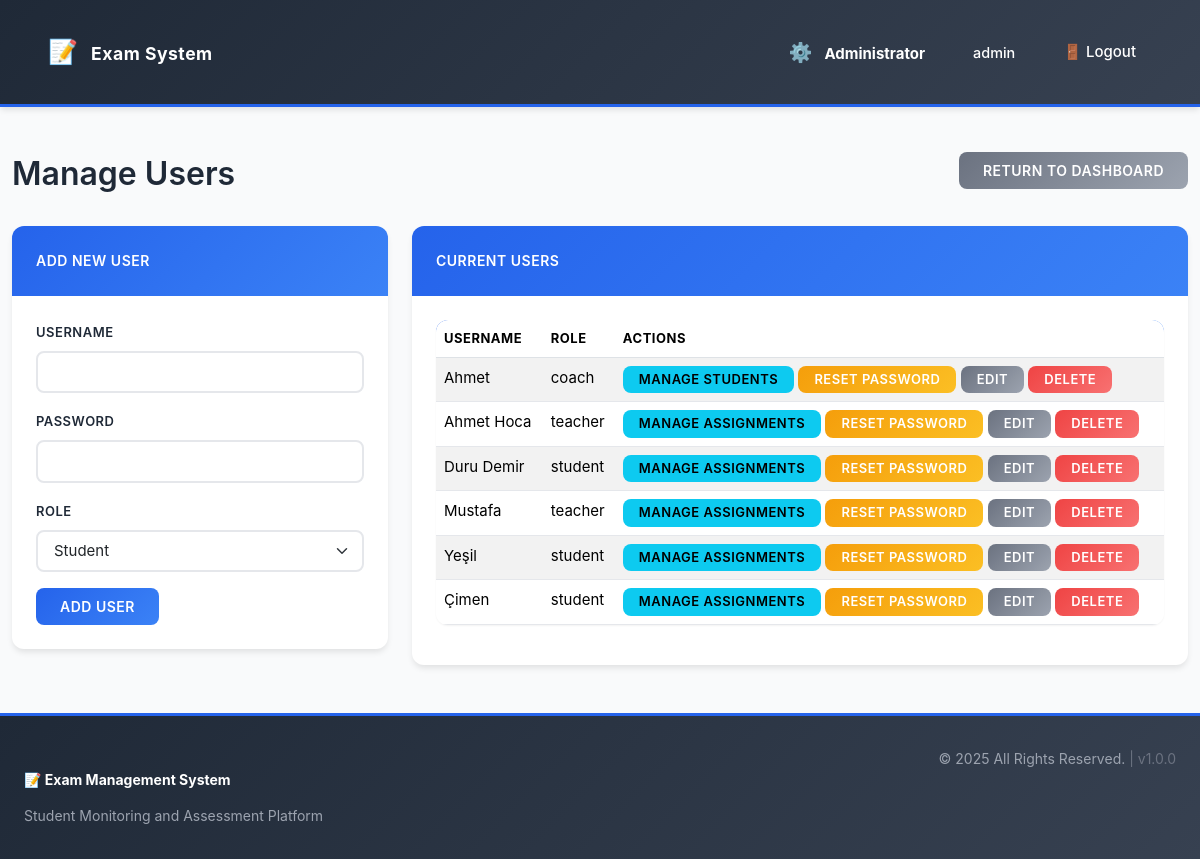
Screenshot of /index.php?page=manage_users (signed in) with the database file from the repository.
### tables this page shows
CREATE TABLE "users" (
    id INTEGER PRIMARY KEY AUTOINCREMENT,
    username VARCHAR(255) NOT NULL UNIQUE,
    password_hash VARCHAR(255) NOT NULL,
    role TEXT CHECK(role IN ('admin', 'teacher', 'student', 'coach')) NOT NULL
);

### views/admin/users.php (the view, shortened to what this page needs)
<?php
$users_stmt = $pdo->query("SELECT id, username, role FROM users WHERE role != 'admin' ORDER BY username");
$users = $users_stmt->fetchAll();
?>
<!DOCTYPE html>
<html lang="en">
<head>
    <link href="https://cdn.jsdelivr.net/npm/bootstrap@5.3.3/dist/css/bootstrap.min.css" rel="stylesheet">
    <link href="css/style.css" rel="stylesheet">
</head>
<body>
    <?php require __DIR__ . '/../../includes/navbar.php'; ?>
    <div class="container mt-4">
        <div class="d-flex justify-content-between align-items-center mb-3">
            <h1>Manage Users</h1>
            <a href="index.php?page=dashboard" class="btn btn-secondary">Return to Dashboard</a>
        </div>
        <div class="row">
            <div class="col-md-4">
                <div class="card">
                    <div class="card-header">Add New User</div>
                    <div class="card-body">
                        <form action="src/admin/user_action.php" method="POST">
                            <div class="mb-3">
                                <label for="username" class="form-label">Username</label>
                                <input type="text" class="form-control" id="username" name="username" required>
                            </div>
                            <div class="mb-3">
                                <label for="password" class="form-label">Password</label>
                                <input type="password" class="form-control" id="password" name="password" required>
                            </div>
                            <div class="mb-3">
                                <label for="role" class="form-label">Role</label>
                                <select class="form-select" id="role" name="role" required>
                                    <option value="student">Student</option>
                                </select>
                            </div>
                            <button type="submit" name="action" value="add_user" class="btn btn-primary">Add User</button>
                        </form>
                    </div>
                </div>
            </div>
            <div class="col-md-8">
                <div class="card">
                    <div class="card-header">Current Users</div>
                    <div class="card-body">
                        <table class="table table-striped">
                            <thead>
                                <tr>
                                    <th>Username</th>
                                    <th>Role</th>
                                    <th>Actions</th>
                                </tr>
                            </thead>
                            <tbody>
                                <?php if (empty($users)): ?>
                                    <tr>
                                        <td colspan="3" class="text-center">No users found other than admin.</td>
                                    </tr>
                                <?php else: ?>
                                    <?php foreach ($users as $user): ?>
                                        <tr>
                                            <td><?php echo htmlspecialchars($user['username']); ?></td>
                                            <td><?php echo htmlspecialchars($user['role']); ?></td>
                                            <td>
                                                <?php if ($user['role'] === 'coach'): ?>
                                                    <a href="index.php?page=manage_coach_students&coach_id=<?php echo $user['id']; ?>" class="btn btn-sm btn-info">Manage Students</a>
                                                <?php else: ?>
                                                    <a href="index.php?page=manage_enrollments&user_id=<?php echo $user['id']; ?>" class="btn btn-sm btn-info">Manage Assignments</a>
                                                <?php endif; ?>
                                                <button class="btn btn-sm btn-warning" data-bs-toggle="modal" data-bs-target="#resetPasswordModal" onclick="setResetUserId(<?php echo $user['id']; ?>, '<?php echo htmlspecialchars($user['username']); ?>')">Reset Password</button>
                                                <button class="btn btn-sm btn-secondary" data-bs-toggle="modal" data-bs-target="#editUserModal" onclick="setEditUserId(<?php echo $user['id']; ?>, '<?php echo htmlspecialchars($user['username']); ?>', '<?php echo htmlspecialchars($user['role']); ?>')">Edit</button>
                                                <button class="btn btn-sm btn-danger" onclick="deleteUser(<?php echo $user['id']; ?>, '<?php echo htmlspecialchars($user['username']); ?>')">Delete</button>
                                            </td>
                                        </tr>
                                    <?php endforeach; ?>
                                <?php endif; ?>
                            </tbody>
                        </table>
                    </div>
                </div>
            </div>
        </div>
    </div>
<?php require __DIR__ . '/../../includes/footer.php'; ?>
</body>
</html>

### index.php (shortened to what this page needs)
<?php
$pdo = require __DIR__ . '/config/database.php';
$page = $_GET['page'] ?? 'login';
switch ($page) {
    case 'manage_users':
        require __DIR__ . '/views/admin/users.php';
        break;
}

### includes/navbar.php (shortened to what this page needs)
<?php
$role_names = [
    'admin' => ['name' => 'Administrator', 'icon' => '⚙️'],
    'teacher' => ['name' => 'Teacher', 'icon' => '👨‍🏫'],
    'student' => ['name' => 'Student', 'icon' => '👨‍🎓'],
    'coach' => ['name' => 'Coach', 'icon' => '🏆']
];
$current_role = $_SESSION['role'] ?? 'student';
$role_info = $role_names[$current_role] ?? ['name' => $current_role, 'icon' => '👤'];
?>
<nav class="navbar navbar-expand-lg navbar-dark" style="background: linear-gradient(135deg, #1f2937 0%, #374151 100%); box-shadow: 0 4px 6px -1px rgba(0, 0, 0, 0.1); border-bottom: 3px solid #2563eb;">
    <div class="container-fluid" style="padding: 0.75rem 1.5rem;">
        <a class="navbar-brand" href="index.php?page=dashboard" style="font-size: 1.1rem; font-weight: 700; letter-spacing: 0.5px;">
            <span style="font-size: 1.5rem; margin-right: 0.5rem;">📝</span>
            <span>Exam System</span>
        </a>
        <div class="collapse navbar-collapse" id="navbarNav">
            <ul class="navbar-nav ms-auto" style="align-items: center; gap: 1rem;">
                <li class="nav-item">
                    <span class="nav-link" style="color: white; cursor: default; font-weight: 500;">
                        <span style="font-size: 1.2rem; margin-right: 0.5rem; display: inline-block;">
                            <?php echo $role_info['icon']; ?>
                        </span>
                        <strong><?php echo htmlspecialchars($role_info['name']); ?></strong>
                    </span>
                </li>
                <li class="nav-item">
                    <span class="nav-link" style="color: #9ca3af; cursor: default; font-size: 0.9rem;">
                        <?php echo htmlspecialchars($_SESSION['username'] ?? 'User'); ?>
                    </span>
                </li>
                <li class="nav-item">
                    <a class="nav-link" href="index.php?page=logout" style="color: #fca5a5; transition: color 0.2s ease;">
                        🚪 Logout
                    </a>
                </li>
            </ul>
        </div>
    </div>
</nav>

### includes/footer.php (shortened to what this page needs)
<footer style="background: linear-gradient(135deg, #1f2937 0%, #374151 100%); color: #9ca3af; border-top: 3px solid #2563eb; margin-top: 3rem;">
    <div class="container-fluid" style="padding: 2rem 1.5rem;">
        <div class="row">
            <div class="col-md-6">
                <h6 style="color: white; font-weight: 700; margin-bottom: 1rem;">
                    📝 Exam Management System
                </h6>
                <p style="font-size: 0.875rem; margin-bottom: 0;">
                    Student Monitoring and Assessment Platform
                </p>
            </div>
            <div class="col-md-6 text-md-end">
                <p style="font-size: 0.875rem; margin-bottom: 0;">
                    © 2025 All Rights Reserved.
                    <span style="color: #6b7280;">|</span>
                    <span style="color: #6b7280;">v1.0.0</span>
                </p>
            </div>
        </div>
    </div>
</footer>

### css/style.css (style rules this page uses)
:root { --primary: #2563eb; --primary-light: #3b82f6; --primary-dark: #1e40af; --success: #10b981; --success-light: #d1fae5; --danger: #ef4444; --danger-light: #fee2e2; --warning: #f59e0b; --warning-light: #fef3c7; --info: #06b6d4; --info-light: #cffafe; --dark: #1f2937; --dark-light: #374151; --gray: #6b7280; --gray-light: #e5e7eb; --light: #f9fafb; --white: #ffffff; --admin: #8b5cf6; --teacher: #06b6d4; --student: #10b981; --coach: #f59e0b; --spacing-xs: 0.25rem; --spacing-sm: 0.5rem; --spacing-md: 1rem; --spacing-lg: 1.5rem; --spacing-xl: 2rem; --spacing-2xl: 3rem; --radius-sm: 0.375rem; --radius-md: 0.5rem; --radius-lg: 0.75rem; --radius-xl: 1rem; --shadow-sm: 0 1px 2px 0 rgba(0, 0, 0, 0.05); --shadow-md: 0 4px 6px -1px rgba(0, 0, 0, 0.1); --shadow-lg: 0 10px 15px -3px rgba(0, 0, 0, 0.1); --shadow-xl: 0 20px 25px -5px rgba(0, 0, 0, 0.1); }
* { margin: 0; padding: 0; box-sizing: border-box; }
body { font-family: -apple-system, BlinkMacSystemFont, 'Segoe UI', 'Roboto', 'Oxygen', 'Ubuntu', 'Cantarell', sans-serif; color: var(--dark); background-color: var(--light); line-height: 1.6; font-size: 0.9375rem; }
h1, h2, h3, h4, h5, h6 { font-weight: 600; color: var(--dark); margin-top: var(--spacing-lg); margin-bottom: var(--spacing-md); }
h1 { font-size: 2rem; }
h6 { font-size: 0.875rem; }
a { color: var(--primary); text-decoration: none; transition: color 0.2s ease; }
.navbar { background: linear-gradient(135deg, var(--dark) 0%, var(--dark-light) 100%); box-shadow: var(--shadow-md); padding: var(--spacing-md) var(--spacing-lg); border-bottom: 3px solid var(--primary); }
.navbar-brand { font-size: 1.25rem; font-weight: 700; color: var(--white); letter-spacing: 0.5px; }
.nav-link { color: var(--white) !important; font-weight: 500; transition: all 0.2s ease; margin: 0 var(--spacing-sm); }
.container-fluid, .container { max-width: 100%; }
.card { border: none; border-radius: var(--radius-lg); box-shadow: var(--shadow-md); transition: all 0.3s ease; overflow: hidden; }
.card-header { background: linear-gradient(135deg, var(--primary) 0%, var(--primary-light) 100%); color: var(--white); border: none; font-weight: 600; padding: var(--spacing-lg); text-transform: uppercase; letter-spacing: 0.5px; font-size: 0.875rem; }
.card-body { padding: var(--spacing-lg); }
.btn { border: none; border-radius: var(--radius-md); font-weight: 600; padding: var(--spacing-sm) var(--spacing-lg); transition: all 0.2s ease; font-size: 0.875rem; text-transform: uppercase; letter-spacing: 0.5px; cursor: pointer; }
.btn-primary { background: linear-gradient(135deg, var(--primary) 0%, var(--primary-light) 100%); color: var(--white); }
.btn-danger { background: linear-gradient(135deg, var(--danger) 0%, #f87171 100%); color: var(--white); }
.btn-warning { background: linear-gradient(135deg, var(--warning) 0%, #fbbf24 100%); color: var(--white); }
.btn-secondary { background: linear-gradient(135deg, var(--gray) 0%, #9ca3af 100%); color: var(--white); }
.btn-sm { padding: var(--spacing-xs) var(--spacing-md); font-size: 0.8125rem; }
.table { background: var(--white); border-radius: var(--radius-lg); overflow: hidden; box-shadow: var(--shadow-sm); }
.table thead { background: linear-gradient(135deg, var(--primary) 0%, var(--primary-light) 100%); color: var(--white); font-weight: 600; text-transform: uppercase; font-size: 0.8125rem; letter-spacing: 0.5px; }
.table tbody tr { border-bottom: 1px solid var(--gray-light); transition: all 0.2s ease; }
.form-control, .form-select { border: 2px solid var(--gray-light); border-radius: var(--radius-md); padding: var(--spacing-sm) var(--spacing-md); font-size: 0.9375rem; transition: all 0.2s ease; }
.form-label { font-weight: 600; color: var(--dark); margin-bottom: var(--spacing-sm); text-transform: uppercase; font-size: 0.8125rem; letter-spacing: 0.5px; }
.mt-4 { margin-top: var(--spacing-xl); }
.mb-3 { margin-bottom: var(--spacing-lg); }
html, body { height: 100%; }
body { display: flex; flex-direction: column; }
footer { flex-shrink: 0; }

### rows the page displays
users: username "Ahmet", role "coach"
users: username "Ahmet Hoca", role "teacher"
users: username "Duru Demir", role "student"
users: username "Mustafa", role "teacher"
users: username "Yeşil", role "student"
users: username "Çimen", role "student"

### other values shown
$role_info['icon'] "⚙️"
$role_info['name'] "Administrator"
$_SESSION['username'] "admin"
